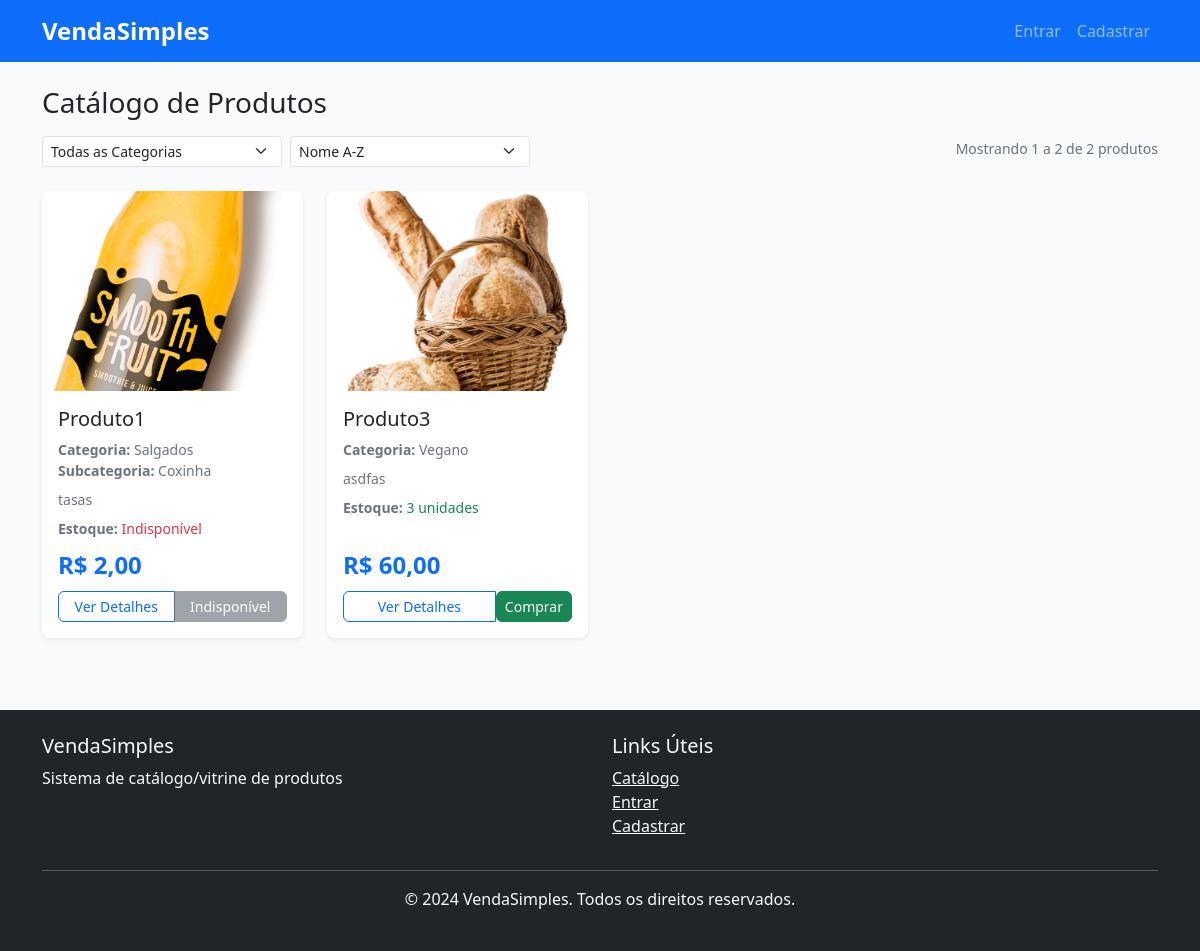
Screenshot of /catalogo/ with the database file from the repository.
### apps/produtos/models.py (models this page shows, shortened)
class Produto(TimeStampedModel, SoftDeleteModel):
    nome = models.CharField(max_length=255, db_index=True, verbose_name="Nome")
    slug = models.SlugField(max_length=255, unique=True, verbose_name="Slug")
    descricao = models.TextField(verbose_name="Descrição")
    descricao_curta = models.CharField(
        max_length=255, blank=True, verbose_name="Descrição Curta"
    )
    preco = models.DecimalField(
        max_digits=10,
        decimal_places=2,
        db_index=True,
        validators=[MinValueValidator(0)],
        verbose_name="Preço",
    )
    preco_promocional = models.DecimalField(
        max_digits=10,
        decimal_places=2,
        null=True,
        blank=True,
        validators=[MinValueValidator(0)],
        verbose_name="Preço Promocional",
    )
    estoque = models.IntegerField(
        default=0,
        db_index=True,
        validators=[MinValueValidator(0)],
        verbose_name="Estoque",
    )
    codigo = models.CharField(
        max_length=50, unique=True, db_index=True, verbose_name="Código", blank=True
    )
    sku = models.CharField(max_length=50, blank=True, verbose_name="SKU")
    ean = models.CharField(max_length=13, blank=True, verbose_name="EAN")
    marca = models.CharField(max_length=100, blank=True, verbose_name="Marca")
    vendedor = models.ForeignKey(
        "authentication.User",
        on_delete=models.CASCADE,
        related_name="produtos",
        verbose_name="Vendedor",
    )
    categoria = models.ForeignKey(
        Categoria,
        on_delete=models.SET_NULL,
        null=True,
        related_name="produtos",
        verbose_name="Categoria",
    )
    subcategoria = models.ForeignKey(
        Subcategoria,
        on_delete=models.SET_NULL,
        null=True,
        blank=True,
        related_name="produtos",
        verbose_name="Subcategoria",
    )
    disponivel = models.BooleanField(
        default=True, db_index=True, verbose_name="Disponível"
    )
    em_destaque = models.BooleanField(
        default=False, db_index=True, verbose_name="Em Destaque"
    )
    em_promocao = models.BooleanField(
        default=False, db_index=True, verbose_name="Em Promoção"
    )
    mais_vendido = models.BooleanField(
        default=False, db_index=True, verbose_name="Mais Vendido"
    )
    lancamento = models.BooleanField(
        default=False, db_index=True, verbose_name="Lançamento"
    )
    visualizacoes = models.IntegerField(default=0, verbose_name="Visualizações")
    vendas = models.IntegerField(default=0, verbose_name="Vendas")
    objects = models.Manager()
    active_objects = ActiveSoftDeleteManager()
    class Meta:
        db_table = "produtos"
        verbose_name = "Produto"
        verbose_name_plural = "Produtos"
        ordering = ["-created_at"]
        indexes = [
            models.Index(fields=["vendedor", "is_active"]),
            models.Index(fields=["categoria", "is_active"]),
            models.Index(fields=["subcategoria", "is_active"]),
            models.Index(fields=["preco"]),
            models.Index(fields=["estoque"]),
            models.Index(fields=["codigo"]),
            models.Index(fields=["em_destaque", "is_active"]),
            models.Index(fields=["disponivel", "is_active"]),
            models.Index(fields=["em_promocao", "is_active"]),
        ]

class ImagemProduto(TimeStampedModel):
    produto = models.ForeignKey(
        Produto,
        on_delete=models.CASCADE,
        related_name="imagens",
        verbose_name="Produto",
    )
    imagem = models.ImageField(upload_to="produtos/imagens/", verbose_name="Imagem")
    thumbnail = models.ImageField(
        upload_to="produtos/thumbnails/",
        null=True,
        blank=True,
        verbose_name="Thumbnail",
    )
    is_principal = models.BooleanField(default=False, verbose_name="Imagem Principal")
    ordem = models.IntegerField(default=0, verbose_name="Ordem")
    alt_text = models.CharField(
        max_length=255, blank=True, verbose_name="Texto Alternativo"
    )
    class Meta:
        db_table = "imagens_produto"
        verbose_name = "Imagem do Produto"
        verbose_name_plural = "Imagens dos Produtos"
        ordering = ["ordem", "created_at"]

class Categoria(TimeStampedModel, SoftDeleteModel):
    nome = models.CharField(max_length=100, unique=True, verbose_name="Nome")
    slug = models.SlugField(max_length=100, unique=True, verbose_name="Slug")
    descricao = models.TextField(blank=True, verbose_name="Descrição")
    imagem = models.ImageField(
        upload_to="categorias/", null=True, blank=True, verbose_name="Imagem"
    )
    ordem = models.IntegerField(default=0, verbose_name="Ordem")
    objects = models.Manager()
    active_objects = ActiveSoftDeleteManager()
    class Meta:
        db_table = "categorias"
        verbose_name = "Categoria"
        verbose_name_plural = "Categorias"
        ordering = ["ordem", "nome"]
        indexes = [
            models.Index(fields=["slug"]),
            models.Index(fields=["is_active", "ordem"]),
        ]

class Subcategoria(TimeStampedModel, SoftDeleteModel):
    nome = models.CharField(max_length=100, verbose_name="Nome")
    slug = models.SlugField(max_length=100, verbose_name="Slug")
    descricao = models.TextField(blank=True, verbose_name="Descrição")
    imagem = models.ImageField(
        upload_to="subcategorias/", null=True, blank=True, verbose_name="Imagem"
    )
    ordem = models.IntegerField(default=0, verbose_name="Ordem")
    categoria = models.ForeignKey(
        Categoria,
        on_delete=models.CASCADE,
        related_name="subcategorias",
        verbose_name="Categoria",
    )
    objects = models.Manager()
    active_objects = ActiveSoftDeleteManager()
    class Meta:
        db_table = "subcategorias"
        verbose_name = "Subcategoria"
        verbose_name_plural = "Subcategorias"
        ordering = ["categoria__ordem", "categoria__nome", "ordem", "nome"]
        unique_together = ["categoria", "slug"]
        indexes = [
            models.Index(fields=["categoria", "slug"]),
            models.Index(fields=["is_active", "ordem"]),
        ]

### apps/catalogo/views.py (the view)
# urls.py: path('', views.catalogo_list, name='list'),
def catalogo_list(request):
    from apps.produtos.models import Categoria
    produtos = (
        Produto.active_objects.filter(disponivel=True)
        .select_related("categoria", "subcategoria")
        .prefetch_related("imagens")
    )
    categoria = request.GET.get("categoria")
    if categoria:
        produtos = produtos.filter(categoria_id=categoria)
    ordenacao = request.GET.get("ordenacao", "nome")
    if ordenacao == "preco_menor":
        produtos = produtos.order_by("preco")
    elif ordenacao == "preco_maior":
        produtos = produtos.order_by("-preco")
    elif ordenacao == "nome":
        produtos = produtos.order_by("nome")
    elif ordenacao == "destaque":
        produtos = produtos.order_by("-em_destaque", "nome")
    paginator = Paginator(produtos, 20)
    page_number = request.GET.get("page")
    page_obj = paginator.get_page(page_number)
    context = {
        "object_list": page_obj,
        "categorias": Categoria.active_objects.all(),
        "categoria_atual": categoria,
        "ordenacao_atual": ordenacao,
    }
    return render(request, "catalogo/list.html", context)

### apps/carrinho/context_processors.py (called while the page is built)
def carrinho(request):
    return {
        'carrinho': Cart(request)
    }

### apps/configuracoes/context_processors.py (called while the page is built)
def configuracoes_site(request):
    return {
        'site_name': 'VendaSimples',
        'site_description': 'Sistema de catálogo/vitrine de produtos',
    }

### apps/core/managers.py (called while the page is built)
    def get_queryset(self):
        return super().get_queryset().filter(is_active=True, deleted_at__isnull=True)

### templates/catalogo/list.html (shortened to what this page needs)
{% extends 'base/base.html' %}
{% block content %}
<div class="container py-4">
  <div class="d-flex align-items-center justify-content-between mb-3">
    <h1 class="h3 m-0">Catálogo de Produtos</h1>
  </div>
  <div class="row mb-4">
    <div class="col-md-8">
      <form method="get" class="row g-2">
        <div class="col-md-4">
          <select name="categoria" class="form-select form-select-sm" onchange="this.form.submit()">
            <option value="">Todas as Categorias</option>
          </select>
        </div>
        <div class="col-md-4">
          <select name="ordenacao" class="form-select form-select-sm" onchange="this.form.submit()">
            <option value="nome" {% if ordenacao_atual == "nome" %}selected{% endif %}>Nome A-Z</option>
          </select>
        </div>
      </form>
    </div>
    <div class="col-md-4 text-end">
      <small class="text-muted">
        {% if object_list %}
          Mostrando {{ object_list.start_index }} a {{ object_list.end_index }} de {{ object_list.paginator.count }} produtos
        {% endif %}
      </small>
    </div>
  </div>
  {% if object_list %}
  <div class="row g-4">
    {% for produto in object_list %}
      <div class="col-sm-6 col-md-4 col-lg-3">
        <div class="card h-100 shadow-sm">
          <div class="card-img-top" style="height: 200px; overflow: hidden;">
            {% if produto.imagens.exists %}
              {% with produto.imagens.first as primeira_imagem %}
                <img src="{{ primeira_imagem.imagem.url }}" alt="{{ produto.nome }}" class="w-100 h-100 object-fit-cover" onerror="this.style.display='none'; this.nextElementSibling.style.display='flex';">
              {% endwith %}
            {% endif %}
          </div>
          <div class="card-body d-flex flex-column">
            <h5 class="card-title text-truncate" title="{{ produto.nome }}">{{ produto.nome }}</h5>
            <div class="small text-muted mb-2">
              {% if produto.categoria %}
                <div>
                  <strong>Categoria:</strong> {{ produto.categoria.nome }}
                </div>
              {% endif %}
              {% if produto.subcategoria %}
                <div>
                  <strong>Subcategoria:</strong> {{ produto.subcategoria.nome }}
                </div>
              {% endif %}
            </div>
            {% if produto.descricao %}
              <p class="card-text small text-secondary mb-2" style="display: -webkit-box; -webkit-line-clamp: 3; -webkit-box-orient: vertical; overflow: hidden;">
                {{ produto.descricao|truncatewords:20 }}
              </p>
            {% endif %}
            <div class="small text-muted mb-2">
              <strong>Estoque:</strong>
              {% if produto.estoque > 0 %}
                <span class="text-success">{{ produto.estoque }} unidades</span>
              {% else %}
                <span class="text-danger">Indisponível</span>
              {% endif %}
            </div>
            <div class="mt-auto">
              <div class="fw-bold text-primary mb-2">
                <span class="fs-4">R$ {{ produto.preco|floatformat:2 }}</span>
              </div>
              <div class="btn-group w-100">
                <a href="{% url 'produtos:detail' produto.pk %}" class="btn btn-sm btn-outline-primary">
                   Ver Detalhes
                </a>
                {% if produto.estoque > 0 %}
                  <form action="{% url 'carrinho:add' produto.pk %}" method="post" onsubmit="return addToCartFormConfirm(this, event, '{{ produto.nome|escapejs }}')" class="d-inline">
                    <button type="submit" class="btn btn-sm btn-success">
                       Comprar
                    </button>
                  </form>
                {% else %}
                  <button class="btn btn-sm btn-secondary" disabled>
                     Indisponível
                  </button>
                {% endif %}
              </div>
            </div>
          </div>
        </div>
      </div>
    {% endfor %}
  </div>
  {% endif %}
</div>
{% endblock %}

### static/css/style.css (style rules this page uses)
:root { --primary-color: #2563eb; --secondary-color: #64748b; --success-color: #10b981; --warning-color: #f59e0b; --danger-color: #ef4444; --info-color: #06b6d4; }
body { font-family: 'Segoe UI', Tahoma, Geneva, Verdana, sans-serif; background-color: #f8fafc; }
.card { border: none; border-radius: 0.5rem; box-shadow: 0 1px 3px 0 rgba(0, 0, 0, 0.1), 0 1px 2px 0 rgba(0, 0, 0, 0.06); }
.btn { border-radius: 0.375rem; font-weight: 500; }
.text-muted { color: #6b7280 !important; }

### rows the page displays
Produto: imagens.first.imagem (picture), nome "Produto1", categoria.nome "Salgados", subcategoria.nome "Coxinha", descricao "tasas", estoque "Indisponível", preco "2,00"
Produto: imagens.first.imagem (picture), nome "Produto3", categoria.nome "Vegano", descricao "asdfas", estoque "3", preco "60,00"

### other values shown
{{ object_list.start_index }} "1"
{{ object_list.end_index }} "2"
{{ object_list.paginator.count }} "2"
